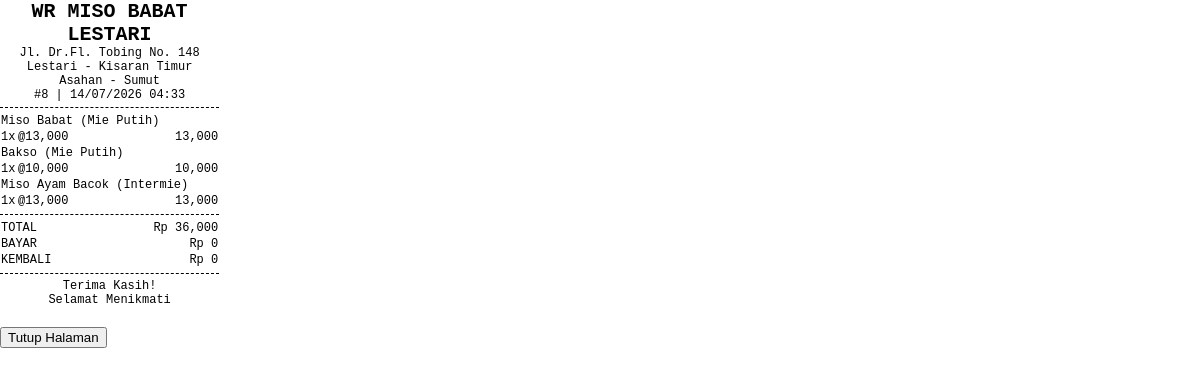
The app's page /penjualan/cetak/8 (signed in) with its own data.
### models/penjualan.py (models this page shows, shortened)
class Penjualan(db.Model):
    __tablename__ = 'penjualan'
    id = db.Column(db.Integer, primary_key=True)
    tanggal = db.Column(db.DateTime, default=datetime.now)
    total_bayar = db.Column(db.Integer, nullable=False, default=0)
    bayar = db.Column(db.Integer, default=0) # Untuk mencatat uang tunai yang diterima
    kembalian = db.Column(db.Integer, default=0)
    user_id = db.Column(db.Integer, db.ForeignKey('users.id'), nullable=False)
    customer_id = db.Column(db.Integer, db.ForeignKey('customer.id'), nullable=True)
    meja_id = db.Column(db.Integer, db.ForeignKey('meja.id'), nullable=True) # Kaitan ke meja
    tipe_pesanan = db.Column(db.String(20)) # 'Take Away', 'Dine In', 'Reservasi'
    status = db.Column(db.String(20), default='Pending')# Lunas, Pending, dll
    user = db.relationship('User', backref='penjualan_user')
    customer = db.relationship('Customer', backref='penjualan_list')
    items = db.relationship('PenjualanDetail', backref='penjualan', lazy=True, cascade="all, delete-orphan")

### models/penjualan_detail.py (models this page shows, shortened)
class PenjualanDetail(db.Model):
    __tablename__ = 'penjualan_detail'
    id = db.Column(db.Integer, primary_key=True)
    penjualan_id = db.Column(db.Integer, db.ForeignKey('penjualan.id'), nullable=False)
    produk_id = db.Column(db.Integer, db.ForeignKey('produk.id'), nullable=False)
    qty = db.Column(db.Integer, nullable=False)
    harga_satuan = db.Column(db.Integer, nullable=False)
    varian = db.Column(db.String(50), nullable=True)
    is_ready = db.Column(db.Boolean, default=False) # Tambahkan ini
    @property
    def subtotal(self):
        return self.qty * self.harga_satuan

### models/produk_model.py (models this page shows, shortened)
class Produk(db.Model):
    __tablename__ = 'produk'
    id = db.Column(db.Integer, primary_key=True)
    kode = db.Column(db.String(20), unique=True)
    nama_produk = db.Column(db.String(100), nullable=False)
    kategori = db.Column(db.String(30), nullable=False)  # ganti ke 30 biar sesuai enum
    harga_jual = db.Column(db.Integer, nullable=False)
    harga_beli = db.Column(db.Integer, default=0)  # HPP final per pcs/mangkok
    harga_beli_supplier = db.Column(db.Integer, default=0)  # Khusus konsinyasi
    is_konsinyasi = db.Column(db.Boolean, default=False)  # True = titip, False = beli/resep
    gambar = db.Column(db.Text)  # tambahin field gambar
    resep = db.relationship('Resep', backref='produk', uselist=False, lazy=True)
    detail = db.relationship('PenjualanDetail', backref='produk', lazy=True)
    rekap_stok = db.relationship('Stok', back_populates='produk', uselist=False, cascade="all, delete-orphan")
    riwayat_stok = db.relationship('StokHarian', back_populates='produk', lazy=True)

### routers/penjualan_router.py (the view)
@penjualan.route('/cetak/<int:id>')
@login_required
def cetak_nota(id):
    transaksi = Penjualan.query.get_or_404(id)
    return render_template('penjualan/cetak_nota.html', t=transaksi)

### templates/penjualan/cetak_nota.html (shortened to what this page needs)
<!DOCTYPE html>
<html lang="id">
<head>
</head>
<body onload="window.print()">
    <div class="text-center">
        <strong>WR MISO BABAT LESTARI</strong><br>
        Jl. Dr.Fl. Tobing No. 148 Lestari - Kisaran Timur<br>
        Asahan - Sumut<br>
        #{{ t.id }} | {{ t.tanggal.strftime('%d/%m/%Y %H:%M') }}
    </div>
    <div class="line"></div>
    <table>
        {% for item in t.items %}
        <tr>
            <td colspan="3">{{ item.produk.nama_produk }}
                {% if item.varian and item.varian != '-' %}({{ item.varian }}){% endif %}
            </td>
        </tr>
        <tr>
            <td class="qty">{{ item.qty }}x</td>
            <td>@{{ "{:,}".format(item.harga_satuan) }}</td>
            <td align="right">{{ "{:,}".format(item.subtotal) }}</td>
        </tr>
        {% endfor %}
    </table>
    <div class="line"></div>
    <table>
        <tr><td>TOTAL</td><td align="right">Rp {{ "{:,}".format(t.total_bayar) }}</td></tr>
        <tr><td>BAYAR</td><td align="right">Rp {{ "{:,}".format(t.bayar) }}</td></tr>
        <tr><td>KEMBALI</td><td align="right">Rp {{ "{:,}".format(t.kembalian) }}</td></tr>
    </table>
    <div class="line"></div>
    <div class="text-center">Terima Kasih!<br>Selamat Menikmati</div>
    <div class="no-print" style="margin-top: 20px;">
        <button onclick="window.close()">Tutup Halaman</button>
    </div>
</body>
</html>

### templates/penjualan/cetak_nota.html (style rules this page uses)
body { font-family: 'Courier New', Courier, monospace; width: 58mm; font-size: 12px; margin: 0; }
.text-center { text-align: center; }
.text-center strong { font-size: 20px; }
.line { border-bottom: 1px dashed #000; margin: 5px 0; }
table { width: 100%; border-collapse: collapse; }
.qty { width: 15px; }

### records on screen
Penjualan: id "8", tanggal "14/07/2026 04:33", total_bayar "36,000", bayar "0", kembalian "0"
PenjualanDetail: produk.nama_produk "Miso Babat", varian "Mie Putih", qty "1", harga_satuan "13,000", subtotal "13,000"
PenjualanDetail: produk.nama_produk "Bakso", varian "Mie Putih", qty "1", harga_satuan "10,000", subtotal "10,000"
PenjualanDetail: produk.nama_produk "Miso Ayam Bacok", varian "Intermie", qty "1", harga_satuan "13,000", subtotal "13,000"
